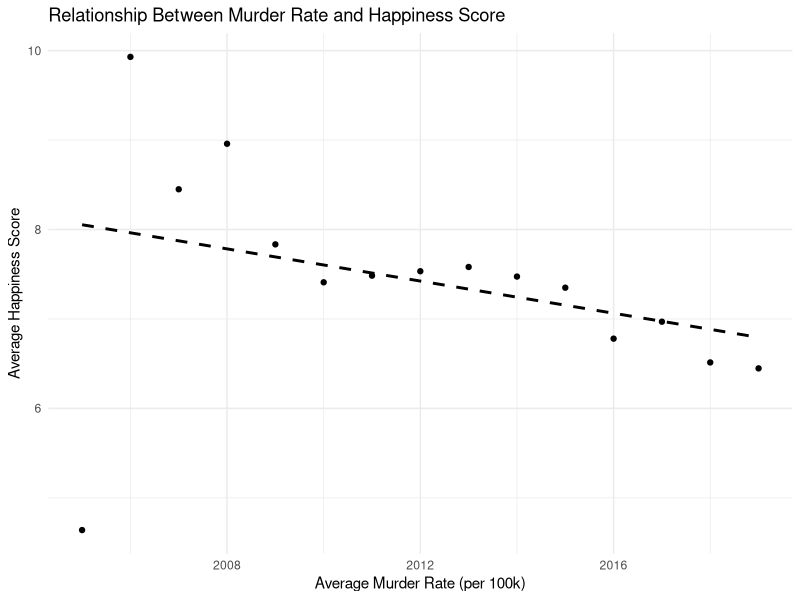
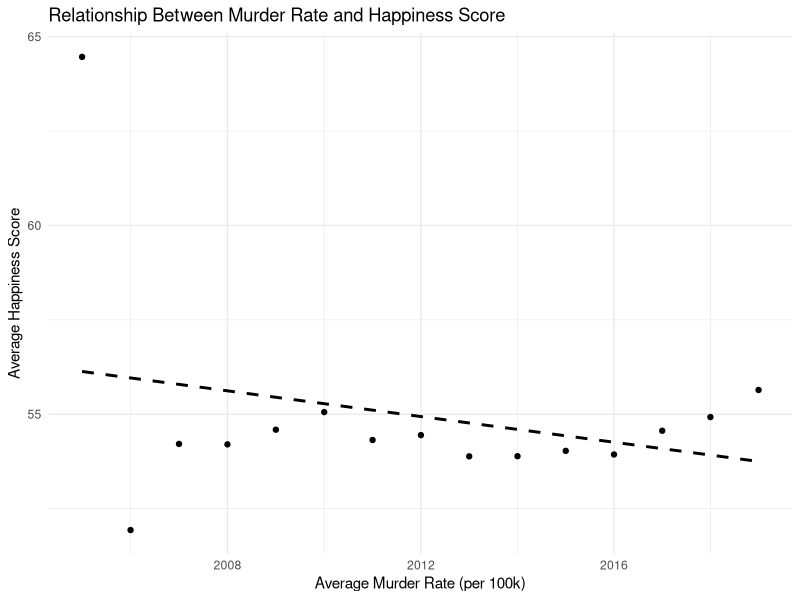
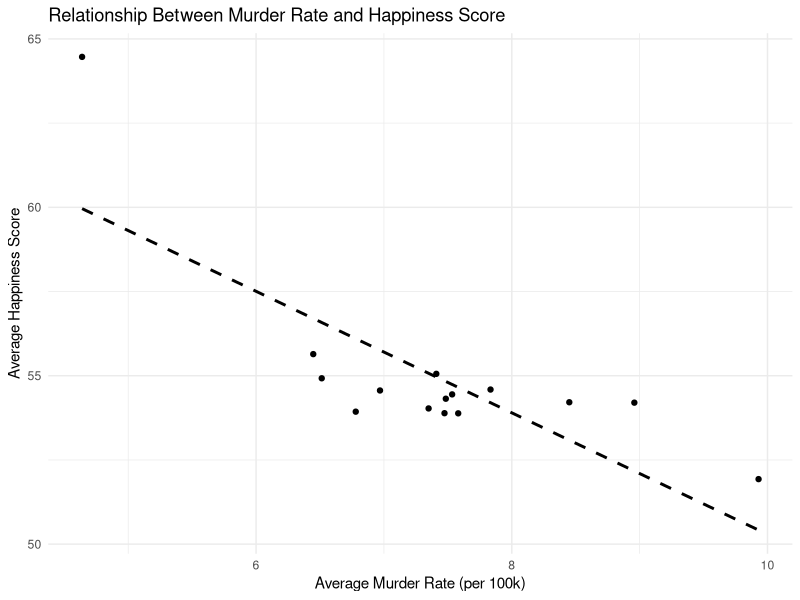

Write the R code that produced these figures, in order.
## ---- chunk 1
library(tidyverse)
library(here)

happiness_merged <- read_csv(here::here("data", "murder_happiness.csv"))
## ---- chunk 2
average_data <- happiness_merged |>
  group_by(year) |>
  summarise(avg_murder_rate = mean(murder_rate_per_100k),
            avg_happiness_score = mean(happiness_score))

ggplot(average_data, 
       aes(x = year, 
           y = avg_murder_rate)
       ) +
  geom_point() +
  geom_smooth(method = "lm", se = FALSE, linetype = "dashed", color = "black") +
  labs(title = "Relationship Between Murder Rate and Happiness Score",
       x = "Average Murder Rate (per 100k)", y = "Average Happiness Score") +
  theme_minimal()
## ---- chunk 3
ggplot(average_data, 
       aes(x = year, 
           y = avg_happiness_score)
       ) +
  geom_point() +
  geom_smooth(method = "lm", se = FALSE, linetype = "dashed", color = "black") +
  labs(title = "Relationship Between Murder Rate and Happiness Score",
       x = "Average Murder Rate (per 100k)", y = "Average Happiness Score") +
  scale_x_log10() +
  theme_minimal()
## ---- chunk 4
ggplot(average_data, aes(x = avg_murder_rate, y = avg_happiness_score)) +
  geom_point() +
  geom_smooth(method = "lm", se = FALSE, linetype = "dashed", color = "black") +
  labs(title = "Relationship Between Murder Rate and Happiness Score",
       x = "Average Murder Rate (per 100k)", y = "Average Happiness Score") +
  theme_minimal()


